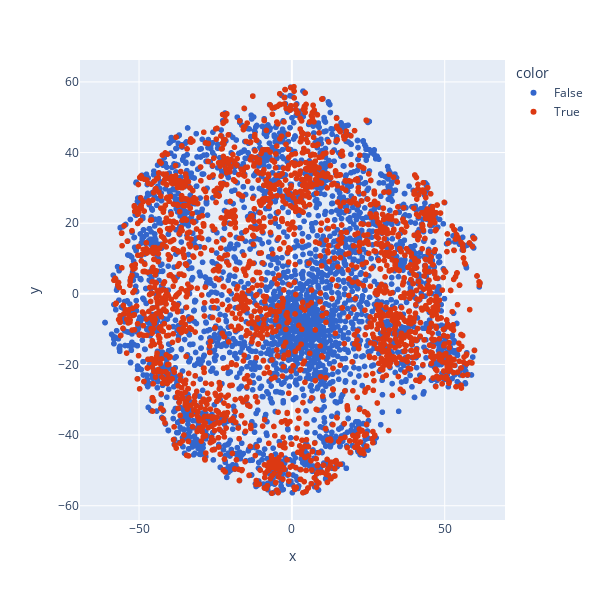

This figure's notebook cell:
### Code cell
vowels = "aeəioɤuy"
mask = np.array([x in vowels for x in phones])
fig = px.scatter(x=proj_mfcc[:,0], y=proj_mfcc[:,1], color=mask, color_discrete_sequence=px.colors.qualitative.G10)
fig.update_layout(width=600, height=600)

### Figure 1 — Plotly figure (JSON) as saved in the notebook; plotly's stock layout.template omitted (floating-point values rounded to 4 significant figures; data arrays with more than 128 entries replaced by an {"elided": "..."} marker saying what was removed)
{"data": [{"hovertemplate": "color=False<br>x=%{x}<br>y=%{y}<extra></extra>", "legendgroup": "False", "marker": {"color": "#3366CC", "symbol": "circle"}, "mode": "markers", "name": "False", "showlegend": true, "type": "scattergl", "x": {"elided": "2868 float values"}, "xaxis": "x", "y": {"elided": "2868 float values"}, "yaxis": "y"}, {"hovertemplate": "color=True<br>x=%{x}<br>y=%{y}<extra></extra>", "legendgroup": "True", "marker": {"color": "#DC3912", "symbol": "circle"}, "mode": "markers", "name": "True", "showlegend": true, "type": "scattergl", "x": {"elided": "2198 float values"}, "xaxis": "x", "y": {"elided": "2198 float values"}, "yaxis": "y"}], "layout": {"height": 600, "legend": {"title": {"text": "color"}, "tracegroupgap": 0}, "margin": {"t": 60}, "width": 600, "xaxis": {"anchor": "y", "autorange": true, "domain": [0, 1], "range": [-69.32, 69.73], "title": {"text": "x"}, "type": "linear"}, "yaxis": {"anchor": "x", "autorange": true, "domain": [0, 1], "range": [-64.04, 66.2], "title": {"text": "y"}, "type": "linear"}}}
